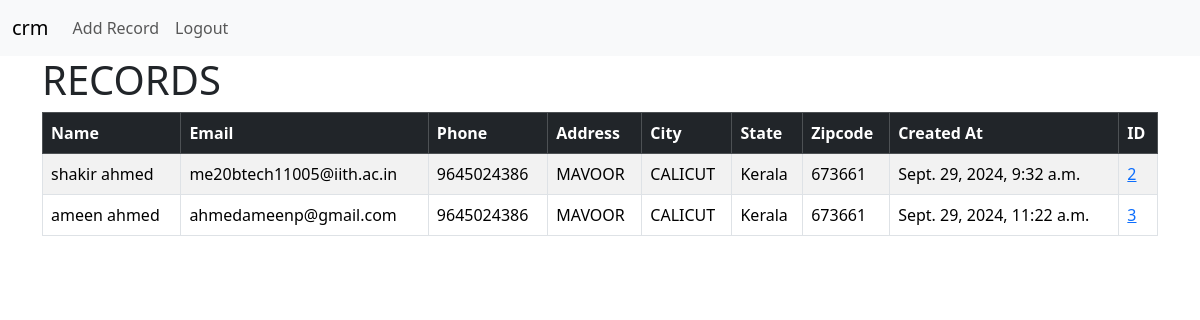
The app's page / (signed in) with its own data.
### website/models.py (models this page shows, shortened)
class Record(models.Model):
    created_at = models.DateTimeField(auto_now_add=True)
    first_name = models.CharField(max_length=50)
    last_name =  models.CharField(max_length=50)
    email =  models.CharField(max_length=100)
    phone = models.CharField(max_length=15)
    address =  models.CharField(max_length=100)
    city =  models.CharField(max_length=50)
    state =  models.CharField(max_length=50)
    zipcode =  models.CharField(max_length=20)

### website/views.py (the view)
# urls.py: path('', views.home,name = 'home'),
def home(request):
    records = Record.objects.all()
    if request.method == "POST":
        username = request.POST['username']
        password = request.POST['password']
        user = authenticate(request,username = username,password = password)
        if user is not None:
            login(request,user)
            messages.success(request,"you have been successfully logged in")
            return redirect('home')
        else:
            messages.success(request,"there was error in logging in")
            return redirect('home')
    else:
        return render(request,'home.html',{'records':records})

### website/templates/home.html (shortened to what this page needs)
{% extends 'base.html' %}
{% block content%}
{% if user.is_authenticated %}
<table class="table table-striped table-hover table-bordered">
  <thead class="table-dark">
    <tr>
      <th scope="col">Name</th>
      <th scope="col">Email</th>
      <th scope="col">Phone</th>
      <th scope="col">Address</th>
      <th scope="col">City</th>
      <th scope="col">State</th>
      <th scope="col">Zipcode</th>
      <th scope="col">Created At</th>
      <th scope="col">ID</th>
    </tr>
  </thead>
  <tbody>
<h1>RECORDS</h1>
{% if records %}
  {% for record in records %}
    <tr>
      <td>{{ record.first_name }} {{ record.last_name }}</td>
      <td>{{ record.email }}</td>
      <td>{{ record.phone }}</td>
      <td>{{ record.address }}</td>
      <td>{{ record.city }}</td>
      <td>{{ record.state }}</td>
      <td>{{ record.zipcode }}</td>
      <td>{{ record.created_at }}</td>
      <td><a href="{% url 'record' record.id %}">{{ record.id }}</a></td>
    </tr>
    {% endfor %}
{%  endif %}
</tbody>
</table>
{% endif %}
{% endblock %}

### website/templates/base.html (shortened to what this page needs)
<!doctype html>
<html lang="en">
  <head>
    <link href="https://cdn.jsdelivr.net/npm/bootstrap@5.3.3/dist/css/bootstrap.min.css" rel="stylesheet">
  </head>
  <body>
    {% include 'navbar.html' %}
    <div class = 'container'>
        {% block content%}
        {% endblock %}
    </div>
  </body>
</html>

### website/templates/navbar.html (shortened to what this page needs)
<nav class="navbar navbar-expand-lg bg-body-tertiary">
    <div class="container-fluid">
      <a class="navbar-brand" href="#">crm</a>
      <div class="collapse navbar-collapse" id="navbarSupportedContent">
        <ul class="navbar-nav me-auto mb-2 mb-lg-0">
          {% if user.is_authenticated %}
            <a class="nav-link" href = "{% url 'add_record' %}">Add Record</a>
          <li class="nav-item">
            <a class="nav-link" href = "{% url 'logout' %}">Logout</a>
          </li>
          {% endif %}
        </ul>
      </div>
    </div>
  </nav>

### records on screen
Record: first_name "shakir", last_name "ahmed", email "me20btech11005@iith.ac.in", phone "9645024386", address "MAVOOR", city "CALICUT", state "Kerala", zipcode "673661", created_at "Sept. 29, 2024, 9:32 a.m.", id "2"
Record: first_name "ameen", last_name "ahmed", email "ahmedameenp@gmail.com", phone "9645024386", address "MAVOOR", city "CALICUT", state "Kerala", zipcode "673661", created_at "Sept. 29, 2024, 11:22 a.m.", id "3"
